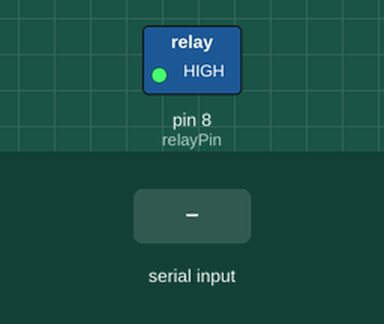
The sketch below on a simulated Arduino Uno, built with avr-gcc and run on an emulated ATmega328P. On the bench: switched loads named in the sketch (green lamp = pin HIGH). Inputs (shaded band) come from the test bench.

Above: at 1.2 s.
1.3 s: "O" received over Serial
At 2.1 s:
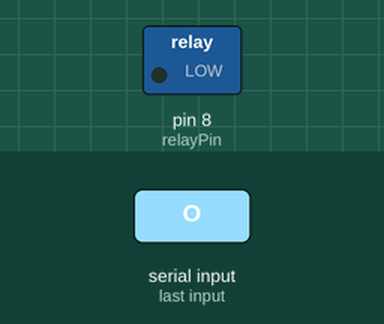
2.8 s: "C" received over Serial
At 3.2 s:
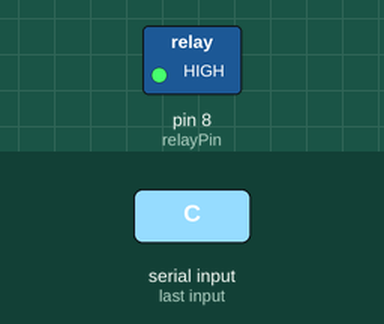
Timing chart, 0 to 5.8 s (numbered marks = the images above; inputs shaded):
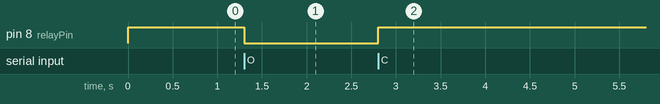

The sketch:

sketch_may5a.ino
```cpp
const int relayPin = 8; // Match this to your physical wire in Pin 8

void setup() {
  pinMode(relayPin, OUTPUT);
  digitalWrite(relayPin, HIGH); // Start LOCKED
  Serial.begin(9600);
}

void loop() {
  if (Serial.available() > 0) {
    char command = Serial.read();
    if (command == 'O') {
      digitalWrite(relayPin, LOW);  // Unlock
    } else if (command == 'C') {
      digitalWrite(relayPin, HIGH); // Lock
    }
  }
}
```

Measured:
- after the input at 1.3 s, pin 8 (relayPin): HIGH → LOW at once
- after the input at 2.8 s, pin 8 (relayPin): LOW → HIGH at once
